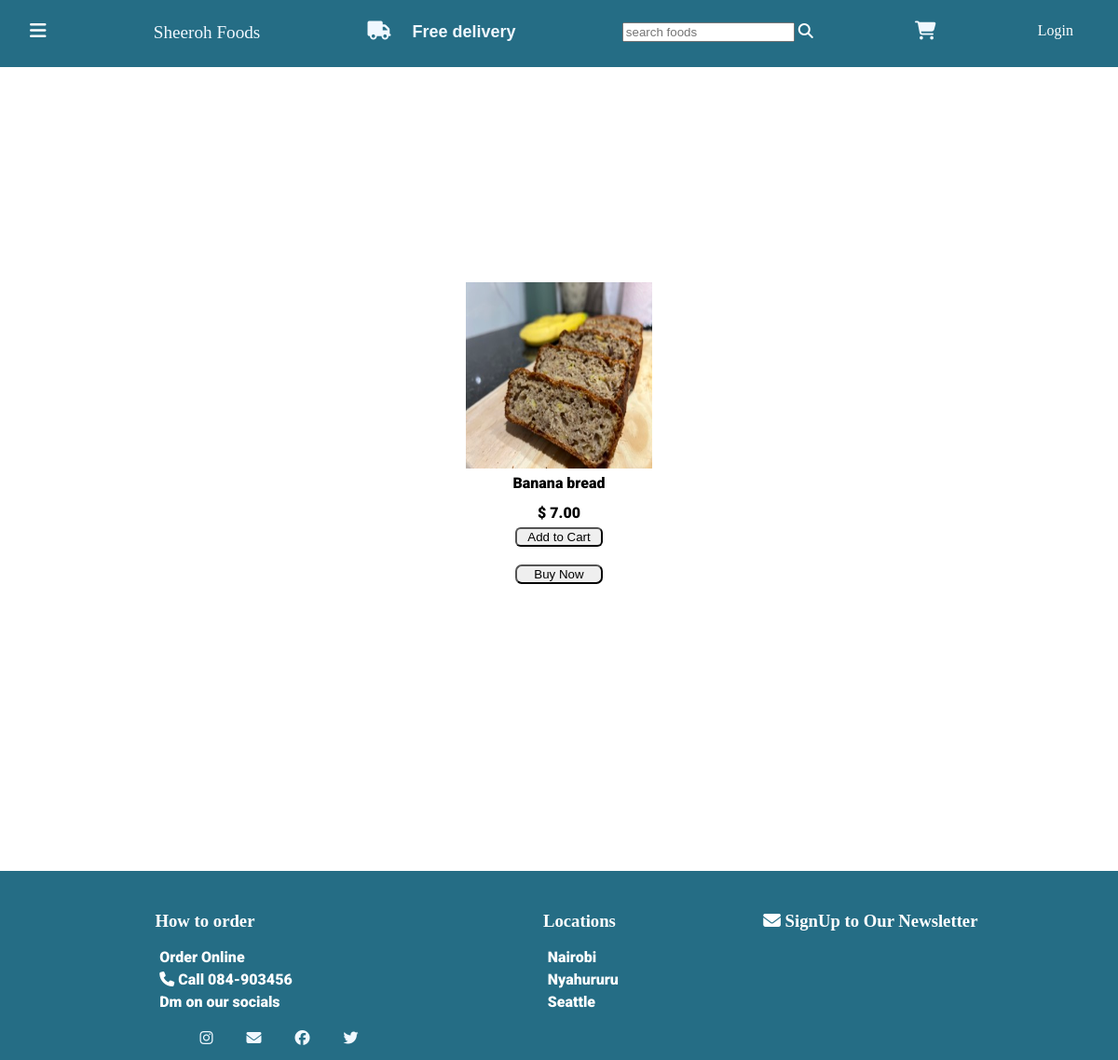
The page /product_details?product_serial_no=18 on the database its author committed.
### nav/models.py (models this page shows, shortened)
class Product(models.Model):
   date = models.DateField()
   product_name = models.CharField(max_length = 100)
   product_serial_no = models.BigAutoField(primary_key=True)
   opening_balance = models.IntegerField(blank = True)
   closing_balance = models.IntegerField(blank = True)
   sales = models.IntegerField(blank = True)
   product_buying_price = models.DecimalField(max_digits =100, decimal_places=2)
   product_selling_price = models.DecimalField(max_digits =100, decimal_places=2)
   sales_tax = models.FloatField(max_length =20)
   sale_discount = models.FloatField(blank = True)
   photo = models.ImageField(upload_to='images/')

### nav/views.py (the view)
# urls.py: path("product_details", views.product_details, name="product_details"),
def product_details(request):
    product_id = request.GET['product_serial_no'] #gets the id of the item from the users request.
    try:
        item = Product.objects.get(product_serial_no =product_id)
        template = loader.get_template("product_details.html")
    except Exception as e:
        item = None
        context = {
            "error":e
        }
        template = loader.get_template("exception.html")
    context = {
        "prod_sn": product_id,
        "food": item,
    }
    return HttpResponse(template.render(context, request))

### nav/templates/product_details.html (shortened to what this page needs)
{% extends "base.html" %}
{% load static %}
            {% block splice %}
                <div class="menu_display">
                    <img src="{{food.photo.url}}" width="200px" height="200px"/>
                    <p>{{food.product_name}}</p>
                    <p>$ {{food.product_selling_price}}</p>
                    <button class="pick_add_to_cart">Add to Cart</button> <br>
                    <button class="buy_now">Buy Now</button>
                </div>
            {% endblock %}

### static/base.css (style rules this page uses)
body { margin: 0; padding: 0; display: flex; flex-direction: column; min-height: 100vh; }
P { color: black; font-family: "Roboto", sans-serif; font-weight: 900; font-style: normal; margin: 0.4em; }
.pick_add_to_cart { margin-bottom: 0.1em; width: 7em; border-radius: 0.438em; }
.menu_display { display: flex; justify-content: center; align-items: center; height: 100vh; flex-direction: column; }
.buy_now { margin-bottom: 4em; width: 7em; border-radius: 7px; }

### rows shown on the page
Product: photo (picture), product_name "Banana bread", product_selling_price "7.00"
